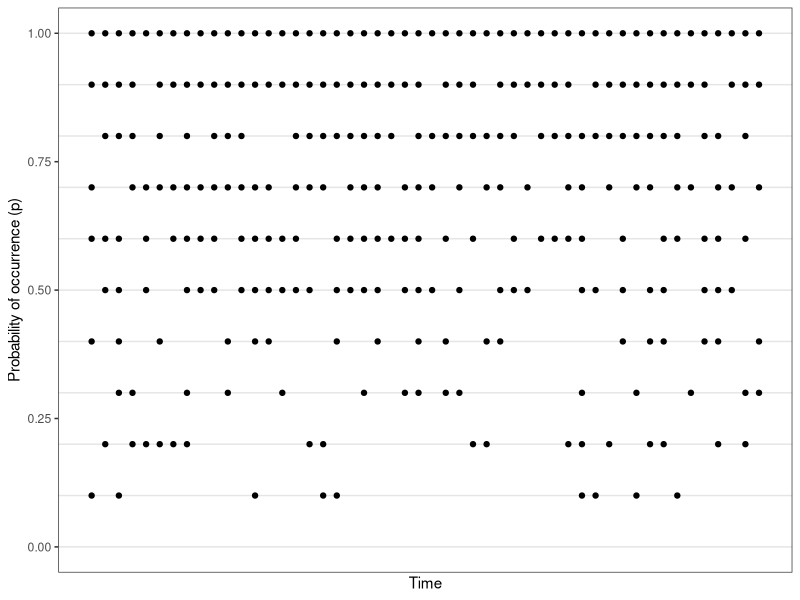

Write R code to recreate this figure.
## ---- chunk 1
library('ggplot2')
library('dplyr')
library('tidyr')
theme_set(theme_bw())
expand_grid(t = 1:50,
            p = seq(0, 1, by = 0.1)) %>%
  mutate(var = 1 * p * (1 - p),
         y = rbinom(n = n(), size = 1, prob = p)) %>%
  ggplot() +
  geom_hline(aes(yintercept = p), alpha = 0.1) +
  geom_point(aes(t, p, alpha = y), show.legend = FALSE) +
  scale_x_continuous('Time', breaks = NULL) +
  scale_y_continuous('Probability of occurrence (p)', limits = c(0, 1)) +
  scale_alpha_continuous(range = c(0, 1)) +
  theme(panel.grid = element_blank())
